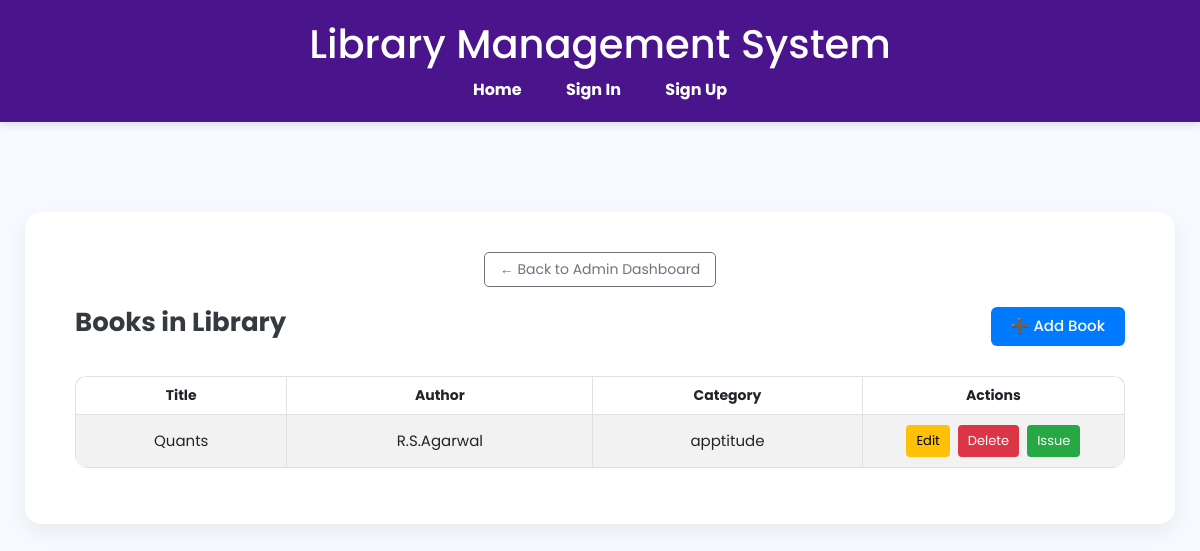
/books/ (signed in), run on an earlier commit of the app's database.
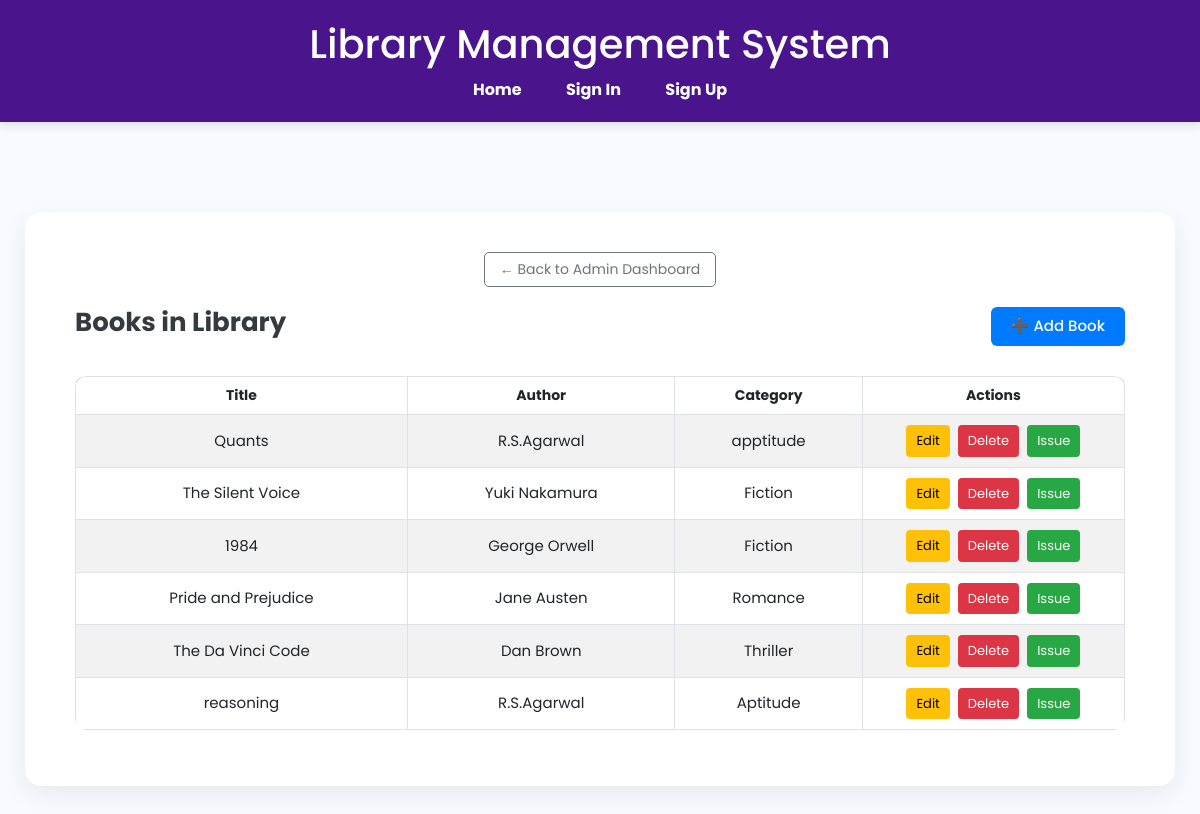
And on a later commit of the database.
### base/models.py (models this page shows, shortened)
class Book(models.Model):
    title = models.CharField(max_length=200)
    author = models.ForeignKey(Author, on_delete=models.SET_NULL, null=True, blank=True)
    category = models.ForeignKey(Category, on_delete=models.SET_NULL, null=True, blank=True)
    isbn = models.CharField(max_length=13)
    description = models.TextField(blank=True)

class Author(models.Model):
    name = models.CharField(max_length=100, unique=True)
    def __str__(self):
        return self.name

class Category(models.Model):
    name = models.CharField(max_length=100, unique=True)
    def __str__(self):
        return self.name

### base/views.py (the view)
# urls.py: path('books/', views.book_list_view, name='book_list'),
@login_required
def book_list_view(request):
    books = Book.objects.all()
    return render(request, 'base/book_list.html', {'books': books})

### base/templates/base/book_list.html (shortened to what this page needs)
{% extends 'base/base.html' %}
{% load static %}
{% block content %}
<div class="books-container">
    <a href="{% url 'dashboard' %}" class="btn btn-outline-secondary">
        ← Back to Admin Dashboard
    </a>
    <div class="header-row">
        <h3>Books in Library</h3>
        <a href="{% url 'add_book' %}" class="btn btn-primary">➕ Add Book</a>
    </div>
    {% if books %}
    <table class="table table-bordered table-striped">
        <thead>
            <tr>
                <th>Title</th>
                <th>Author</th>
                <th>Category</th>
                <th style="width: 25%;">Actions</th>
            </tr>
        </thead>
        <tbody>
            {% for book in books %}
            <tr>
                <td>{{ book.title }}</td>
                <td>{{ book.author }}</td>
                <td>{{ book.category }}</td>
                <td>
                    <a href="{% url 'edit_book' book.pk %}" class="btn btn-sm btn-warning">Edit</a>
                    <a href="{% url 'delete_book' book.pk %}" class="btn btn-sm btn-danger">Delete</a>
                    <a href="{% url 'issue_book' book.pk %}" class="btn btn-sm btn-success">Issue</a>
                </td>
            </tr>
            {% endfor %}
        </tbody>
    </table>
    {% else %}
    <p class="text-muted">No books available.</p>
    {% endif %}
</div>
{% endblock %}

What changed in the data, as far as the page shows it:
added Book: title "The Silent Voice", author "Yuki Nakamura", category "Fiction"
added Book: title "1984", author "George Orwell", category "Fiction"
added Book: title "Pride and Prejudice", author "Jane Austen", category "Romance"
added Book: title "The Da Vinci Code", author "Dan Brown", category "Thriller"
added Book: title "reasoning", author "R.S.Agarwal", category "Aptitude"
